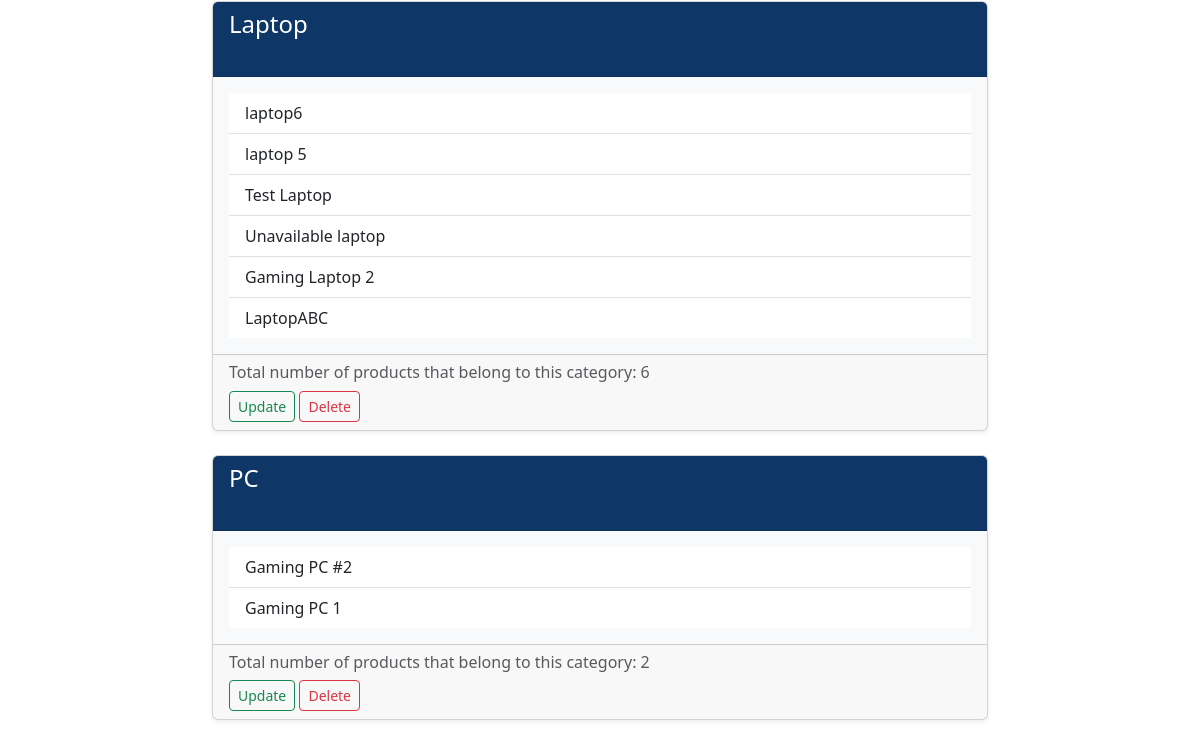
The app's page /manage_categories/ (lower part), older data.
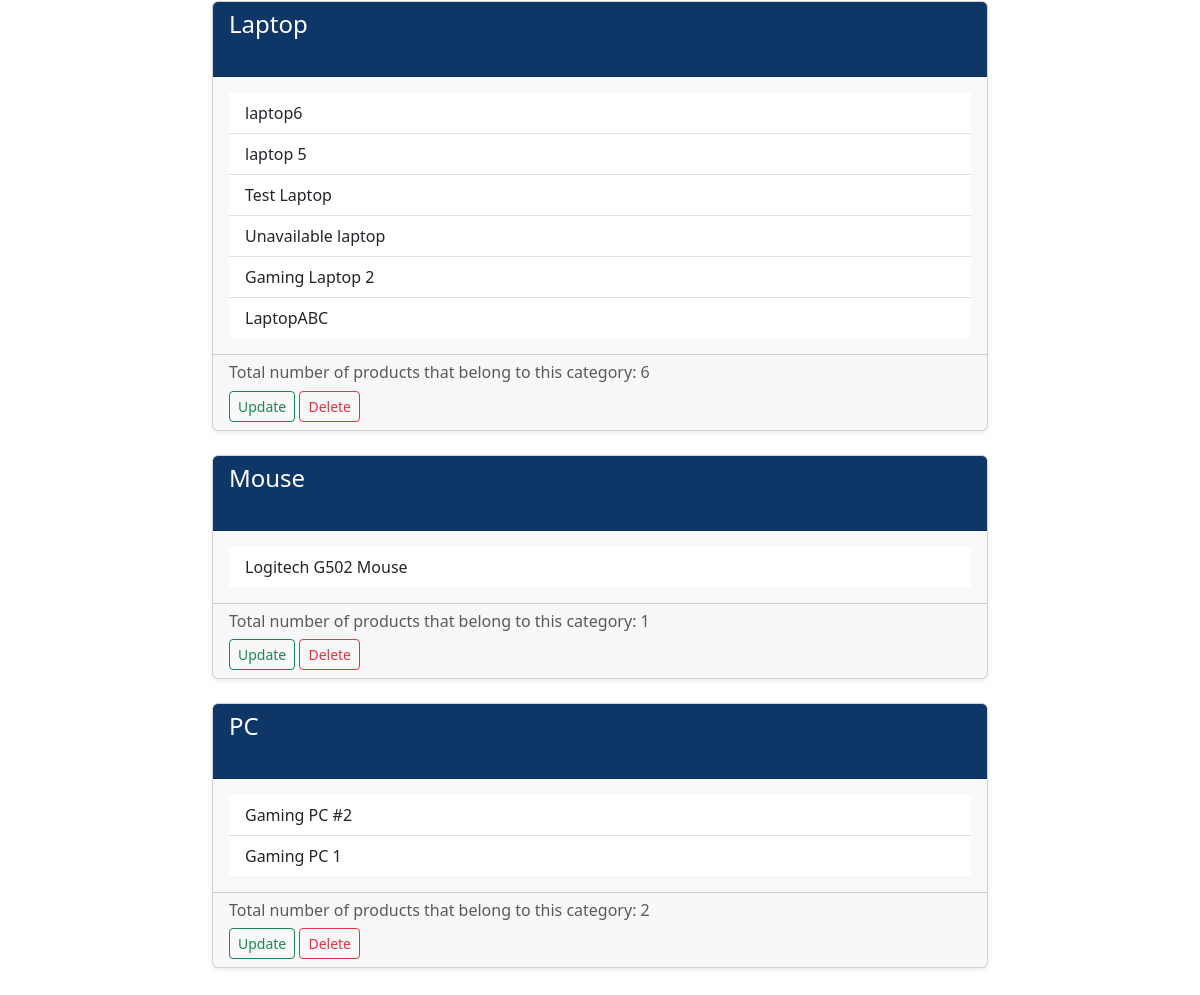
The same page, newer data.
### home/models.py (models this page shows, shortened)
class Category(models.Model):
    name = models.CharField(max_length=255, db_index=True)
    slug = models.SlugField(max_length=255, unique=True)  # cod unic de identificare atasat url-ului specific categoriei
    class Meta:
        verbose_name_plural = 'Categories'
        ordering = ['name']

class Product(models.Model):
    category = models.ForeignKey(Category, on_delete=models.CASCADE, related_name='products')
    created_by = models.ForeignKey(SiteUser, on_delete=models.CASCADE)
    name = models.CharField(max_length=255)
    description = models.TextField()
    image = models.ImageField(upload_to='static/home/products/')
    slug = models.SlugField(max_length=20, unique=True)  # cod unic de identificare atasat url-ului specific produsului
    price = models.DecimalField(max_digits=10, decimal_places=2)
    discounted_price = models.DecimalField(max_digits=10, decimal_places=2)
    stock = models.IntegerField()
    is_active = models.BooleanField(default=True)
    created = models.DateTimeField(auto_now_add=True)
    updated = models.DateTimeField(auto_now=True)
    class Meta:
        verbose_name_plural = 'Products'
        ordering = ('-created',)  # ordonam produsele incepand cu cel mai nou adaugat in bd

### home/views.py (the view)
# urls.py: path('manage_categories/', views.CategoryListView.as_view(), name='manage_categories'),
class CategoryListView(ListView):
    template_name = 'product/manage_category.html'
    model = Category
    context_object_name = 'all_categories'
    paginate_by = 50
    def get_context_data(self, **kwargs):
        context = super().get_context_data(**kwargs)
        category_products = {}
        for category in context['all_categories']:
            category_products[category.id] = category.products.filter(is_active=True)
        context['category_products'] = category_products
        return context

### vic_shop/context_processors.py (called while the page is built)
def category_list_view(request):
    category_list = Category.objects.all()
    return {'category_list': category_list}

def cart_item_count(request):
    if request.user.is_authenticated:
        cart = get_open_cart(request)
    else:
        cart = None
    item_count = cart.cartitem_set.count() if cart is not None else 0
    return {'cart_item_count': item_count}

### templates/product/manage_category.html (shortened to what this page needs)
{% extends 'base.html' %}
{% load static %}
{% block content %}
    <div class="container-fluid">
        <div class="row">
            <div class="col-md-8 offset-md-2">
                <br>
                {% if all_categories %}
                    {% for category in all_categories %}
                        <div class="card mb-4 shadow-sm">
                            <div class="card-header text-white" style="background-color: #0e3768">
                                <h4 class="card-title">{{ category.name }}</h4>
                            </div>
                            <div class="card-body bg-light">
                                <ul class="list-group list-group-flush">
                                    {% for product in category.products.all %}
                                        <li class="list-group-item">
                                            {{ product.name }}
                                        </li>
                                    {% empty %}
                                        <li class="list-group-item">No products available.</li>
                                    {% endfor %}
                                </ul>
                            </div>
                            <div class="card-footer text-muted">
                                <h6>Total number of products that belong to this
                                    category: {{ category.products.count }}</h6>
                                <div class="float-right">
                                    <a href="{% url 'category-update' category.id %}"
                                       class="btn btn-outline-success btn-sm"> Update</a>
                                    <a href="{% url 'delete-category' category.id %}"
                                       class="btn btn-outline-danger btn-sm"> Delete</a>
                                </div>
                            </div>
                        </div>
                    {% endfor %}
                {% else %}
                    <p>No categories available.</p>
                {% endif %}
            </div>
        </div>
    </div>
{% endblock %}

Row changes from the older to the newer data that the page shows:
added Category: name "Mouse", products.count "1"
added Product: name "Logitech G502 Mouse", shown under "Mouse"
